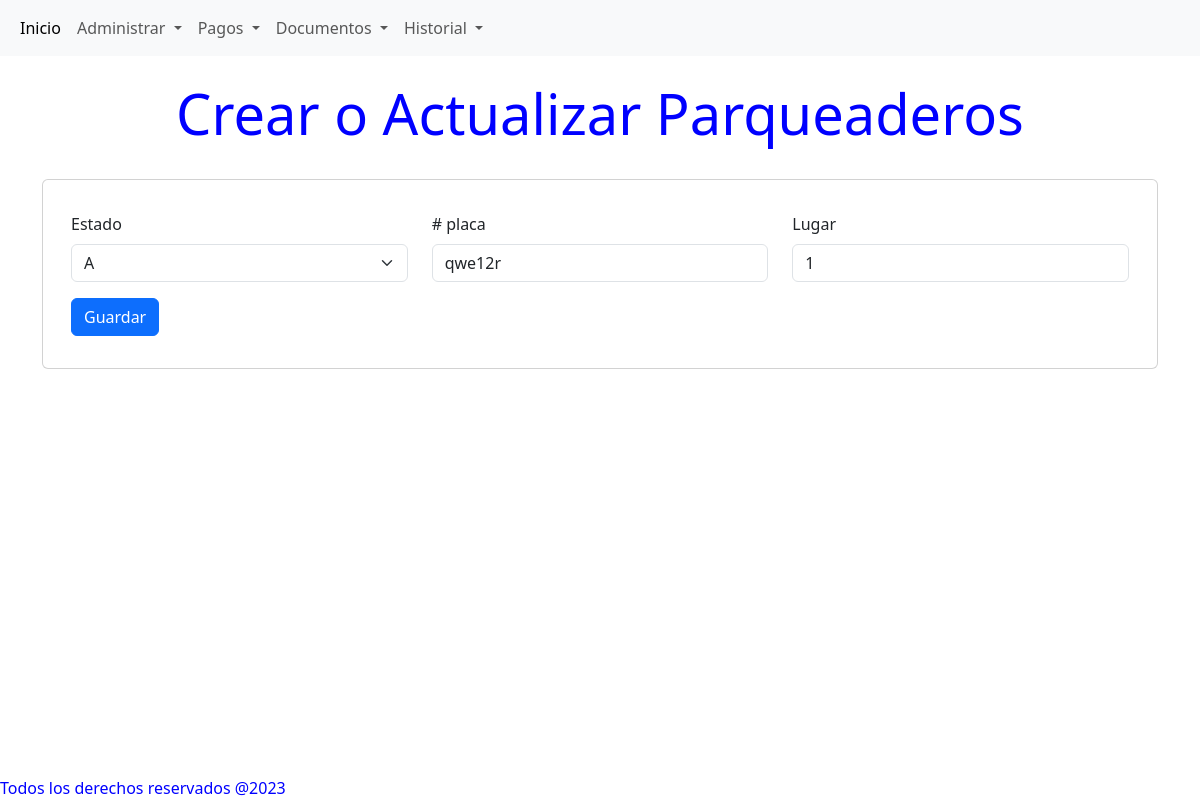
/parqueadero/edit/1, run on the app's committed database.
### models/HistorialParqueaderoModel.py (models this page shows)
class Parqueadero(db.Model):
    id             = db.Column(db.Integer, primary_key = True)
    nplaca         = db.Column(db.String(6), nullable=False)
    place          = db.Column(db.Integer, nullable=False)
    estado          = db.Column(db.String(1), nullable=False)
    contratos = db.relationship('Contrato', secondary='contrato_parqueadero', back_populates='parqueaderos')

### routes/parqueadero.py (the view)
@parqueadero_bp.route('/edit/<int:item_id>', methods =['GET','POST'])
def edit_parqueadero(item_id):
   try:
        parqueadero = Parqueadero.query.filter_by(id=int(item_id)).one()
        return displayForm(parqueadero,item_id)
   except :
        return render_template('not_found.html')

### routes/parqueadero.py (called while the page is built)
def displayForm(parqueadero = None, edit_id = 'new'):
    if parqueadero is None:
        parqueadero = Parqueadero()
    estados = estadoList
    return render_template('parqueadero/formParqueadero.html',
                           edit_id = edit_id,
                           parqueadero = parqueadero,
                           estados = estados
                           )

### templates/parqueadero/formParqueadero.html (shortened to what this page needs)
{% extends 'base.html' %}
{% block content %}
<h1 class="display-4 text-center mt-4"> Crear o Actualizar Parqueaderos</h1>
<br>
<div class="container">
    <div class="card">
        <div class="card-body">
            <form method="post" action="{{ url_for('parqueadero.update_parqueadero', edit_id =edit_id) }}">
                <div class="container">
                    <div class=" row my-3">
                        <div class="col form-group">
                            <label for="estado" class="form-label">Estado</label>
                            <select class="form-select" id="estado" name="estado" aria-describedby="estado">
                                {% for estado in estados %}
                                <option value="{{  estado  }}" {% if parqueadero.estado == estado %} selected {% endif %}>
                                    {{  estado  }}
                                </option>
                                {% endfor %}
                            </select>
                        </div>
                        <div class="col">
                            <label for="nplaca" class="form-label"># placa</label>
                            <input type="text" class="form-control" id="nplaca"  name="nplaca"  value= {{ parqueadero.nplaca |replace(' ', '&nbsp;') | safe }} aria-describedby="nplaca" maxlength="6" required>
                        </div>
                        <div class="col">
                            <label for="place" class="form-label">Lugar</label>
                            <input type="number" class="form-control" name="place" value= {{ parqueadero.place }} id="place" aria-describedby="place" required>
                        </div>
                    </div>
                    <div class="row my-3">
                        <div class="col">
                            <button type="submit" class="btn btn-primary" >Guardar</button>
                        </div>
                    </div>
                </div>
                </div>
        </div>
    </div>
{% endblock %}

### static/main.css (style rules this page uses)
body { color:blue; }

### data on the page
Parqueadero: estado "A", nplaca "qwe12r", place "1"
